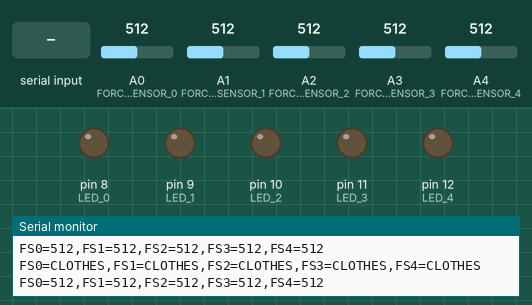
The sketch below on a simulated Arduino Uno, built with avr-gcc and run on an emulated ATmega328P. Parts: output pins drawn as LEDs (lit = HIGH), the last lines printed to the serial monitor. The test bench sets the inputs (shaded band); at power-on: A0 (FORCE_SENSOR_0) = 512, A1 (FORCE_SENSOR_1) = 512, A2 (FORCE_SENSOR_2) = 512, A3 (FORCE_SENSOR_3) = 512, A4 (FORCE_SENSOR_4) = 512.

Above: at 1.2 s.
1.3 s: "1,90,45\n" received over Serial
At 3.1 s:
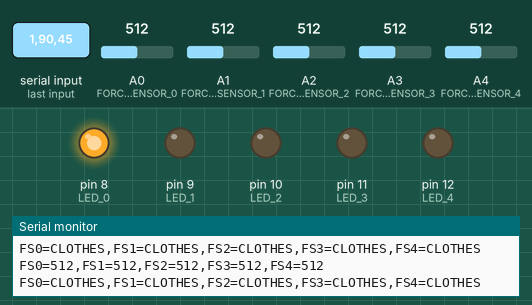
3.8 s: A0 (FORCE_SENSOR_0) set to 482
5.4 s: A1 (FORCE_SENSOR_1) set to 493
7.0 s: A2 (FORCE_SENSOR_2) set to 488
Timing chart, 0 to 10.0 s (numbered marks = the images above; inputs shaded):
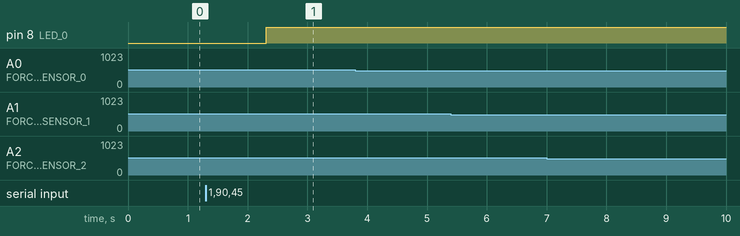

The sketch:

force_sensor.ino
```cpp
#define FORCE_SENSOR_0 A0
#define FORCE_SENSOR_1 A1
#define FORCE_SENSOR_2 A2
#define FORCE_SENSOR_3 A3
#define FORCE_SENSOR_4 A4
#define LED_0 8
#define LED_1 9
#define LED_2 10
#define LED_3 11
#define LED_4 12

String LED_state;
int LED0, LED1, LED2, LED3, LED4;

void setup() {
  Serial.begin(9600);
  pinMode(LED_0,OUTPUT);
  pinMode(LED_1,OUTPUT);
  pinMode(LED_2,OUTPUT);
  pinMode(LED_3,OUTPUT);
  pinMode(LED_4,OUTPUT);
}

void loop() {
  int FS0_Reading = analogRead(FORCE_SENSOR_0);
  int FS1_Reading = analogRead(FORCE_SENSOR_1);
  int FS2_Reading = analogRead(FORCE_SENSOR_2);
  int FS3_Reading = analogRead(FORCE_SENSOR_3);
  int FS4_Reading = analogRead(FORCE_SENSOR_4);

  //-------------------------------------------------
  //print(FS0=0,FS1=0,FS2=0,FS3=0,FS4=0)
  //-------------------------------------------------
  Serial.print("FS0=");
  Serial.print(FS0_Reading);
  Serial.print(",FS1=");
  Serial.print(FS1_Reading);
  Serial.print(",FS2=");
  Serial.print(FS2_Reading);
  Serial.print(",FS3=");
  Serial.print(FS3_Reading);
  Serial.print(",FS4=");
  Serial.println(FS4_Reading);

  //--------------------------------------------------------------------
  //按壓強度判斷
  //print(FS0=NOTHING,FS1=NOTHING,FS2=NOTHING,FS3=NOTHING,FS4=NOTHING)
  //--------------------------------------------------------------------
  if (FS0_Reading < 50) {
    Serial.print("FS0=NOTHING,");
  }
  else if (FS0_Reading < 500) {
    Serial.print("FS0=HANGER,");
  }
  else{
    Serial.print("FS0=CLOTHES,");
  }

  if (FS1_Reading < 50) {
    Serial.print("FS1=NOTHING,");
  }
  else if (FS1_Reading < 500) {
    Serial.print("FS1=HANGER,");
  }
  else{
    Serial.print("FS1=CLOTHES,");
  }

  if (FS2_Reading < 50) {
    Serial.print("FS2=NOTHING,");
  }
  else if (FS2_Reading < 500) {
    Serial.print("FS2=HANGER,");
  }
  else{
    Serial.print("FS2=CLOTHES,");
  }

  if (FS3_Reading < 50) {
    Serial.print("FS3=NOTHING,");
  }
  else if (FS3_Reading < 500) {
    Serial.print("FS3=HANGER,");
  }
  else{
    Serial.print("FS3=CLOTHES,");
  }

  if (FS4_Reading < 50) {
    Serial.println("FS4=NOTHING");
  }
  else if (FS4_Reading < 500) {
    Serial.println("FS4=HANGER");
  }
  else{
    Serial.println("FS4=CLOTHES");
  }

  //--------------------------------------------------------
  //LED狀態判斷 read(LED0=0,LED1=0,LED2=1,LED3=0,LED4=0)
  //--------------------------------------------------------
  while(Serial.available()>0){
    LED_state = Serial.readString();
    LED0 = LED_state.substring(5,6).toInt();
    LED1 = LED_state.substring(12,13).toInt();
    LED2 = LED_state.substring(19,20).toInt();
    LED3 = LED_state.substring(26,27).toInt();
    LED4 = LED_state.substring(33).toInt();

    digitalWrite(LED_0, LED0);
    digitalWrite(LED_1, LED1);
    digitalWrite(LED_2, LED2);
    digitalWrite(LED_3, LED3);
    digitalWrite(LED_4, LED4);
  }

  delay(50);
}
```

Measured:
- after the input at 1.3 s, pin 8 (LED_0): LOW → HIGH after 1.0 s
